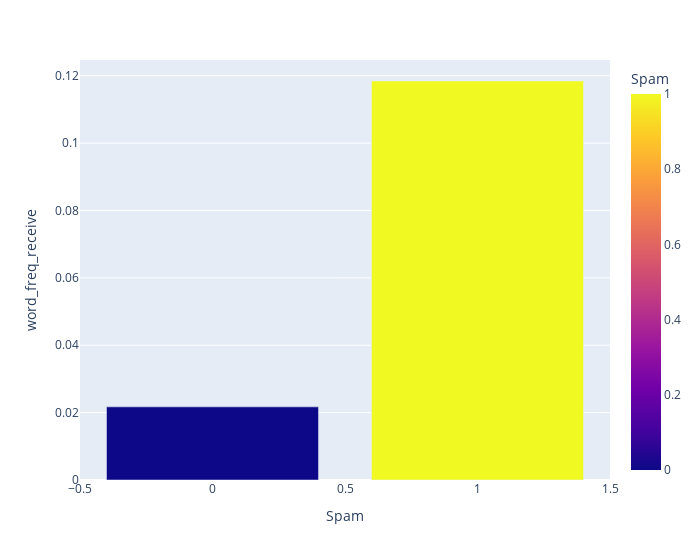

Source (notebook cell):
### Code cell
df_CR_Tot=df.groupby('Spam', as_index=False)['word_freq_receive'].mean()
fig=px.bar(df_CR_Tot,x='Spam',y='word_freq_receive',width=700, color='Spam')
fig.show()

### Figure 1 — Plotly figure (JSON) as saved in the notebook; plotly's stock layout.template omitted (floating-point values rounded to 4 significant figures)
{"data": [{"alignmentgroup": "True", "hovertemplate": "Spam=%{marker.color}<br>word_freq_receive=%{y}<extra></extra>", "legendgroup": "", "marker": {"color": [0, 1], "coloraxis": "coloraxis"}, "name": "", "offsetgroup": "", "orientation": "v", "showlegend": false, "textposition": "auto", "type": "bar", "x": [0, 1], "xaxis": "x", "y": [0.02171, 0.1184], "yaxis": "y"}], "layout": {"barmode": "relative", "coloraxis": {"colorbar": {"title": {"text": "Spam"}}, "colorscale": [[0, "#0d0887"], [0.1111, "#46039f"], [0.2222, "#7201a8"], [0.3333, "#9c179e"], [0.4444, "#bd3786"], [0.5556, "#d8576b"], [0.6667, "#ed7953"], [0.7778, "#fb9f3a"], [0.8889, "#fdca26"], [1, "#f0f921"]]}, "legend": {"tracegroupgap": 0}, "margin": {"t": 60}, "width": 700, "xaxis": {"anchor": "y", "domain": [0, 1], "title": {"text": "Spam"}}, "yaxis": {"anchor": "x", "domain": [0, 1], "title": {"text": "word_freq_receive"}}}}
